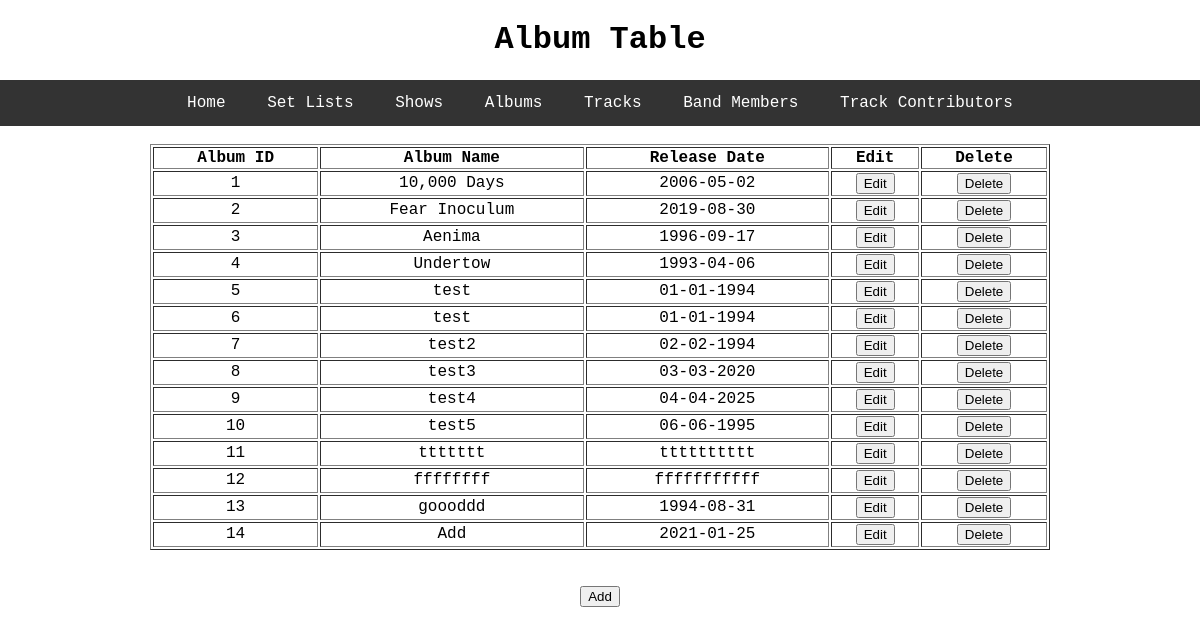
Before: /album with the older database file.
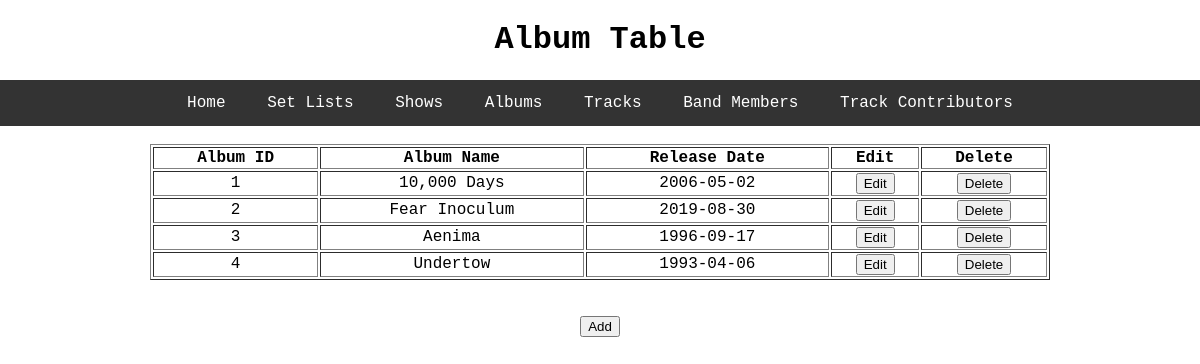
After: the same page with the newer database file.
### toolDB/models.py (models this page shows, shortened)
class Album(db.Model):
    id = db.Column(db.Integer, primary_key=True)
    album_name = db.Column(db.String, nullable=False)
    release_date = db.Column(db.String, nullable=False)
    track = db.relationship('Track', cascade='all, delete', backref='album', lazy=True)

### toolDB/select_db/routes.py (the view)
@select.route('/album')
def album():
    rows = Album.query.all()
    return render_template('album.html', title='Album', header='Album Table', rows=rows)

### toolDB/templates/album.html
{% extends "layout.html" %}
{% block content %}
  <table style="width:75%" table border="1" table align = "center">
    <thead>
      <th>Album ID</th>
      <th>Album Name</th>
      <th>Release Date</th>
      <th>Edit</th>
      <th>Delete</th>
    </thead>
    <tbody>
  	  {% for r in rows %}
  	    <tr>
        	<td>{{ r.id }}</td>
        	<td>{{ r.album_name }}</td>
        	<td>{{ r.release_date }}</td>
  	    	<td><input type="button" name = "Edit" value = "Edit" onclick = "window.location='/update_album/{{ r.id }}'"></td>
  	    	<td><input type="button" name = "Delete" value = "Delete" onclick = "window.location='/delete_album/{{ r.id }}'"></td>
  	    </tr>
  	  {% endfor %}
  	</tbody>
  </table>
  <br>
  <br>
  <a href="{{ url_for('insert.add_album') }}"><button type="button">Add</button></a>
{% endblock content %}

Changed rows visible on the page:
removed Album: id "5", album_name "test", release_date "01-01-1994"
removed Album: id "6", album_name "test", release_date "01-01-1994"
removed Album: id "7", album_name "test2", release_date "02-02-1994"
removed Album: id "8", album_name "test3", release_date "03-03-2020"
removed Album: id "9", album_name "test4", release_date "04-04-2025"
removed Album: id "10", album_name "test5", release_date "06-06-1995"
removed Album: id "11", album_name "ttttttt", release_date "tttttttttt"
removed Album: id "12", album_name "ffffffff", release_date "fffffffffff"
removed Album: id "13", album_name "goooddd", release_date "1994-08-31"
removed Album: id "14", album_name "Add", release_date "2021-01-25"
